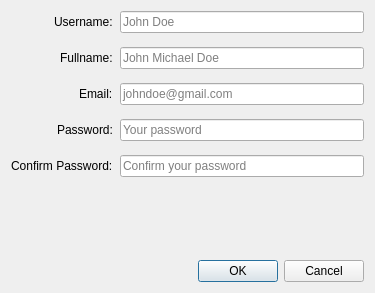
<?xml version="1.0" encoding="UTF-8"?>
<ui version="4.0">
 <class>addUserDialog</class>
 <widget class="QDialog" name="addUserDialog">
  <property name="geometry">
   <rect>
    <x>0</x>
    <y>0</y>
    <width>375</width>
    <height>293</height>
   </rect>
  </property>
  <property name="windowTitle">
   <string>Add user</string>
  </property>
  <layout class="QGridLayout" name="gridLayout">
   <item row="0" column="0">
    <layout class="QVBoxLayout" name="verticalLayout">
     <item>
      <layout class="QFormLayout" name="formLayout">
       <property name="fieldGrowthPolicy">
        <enum>QFormLayout::ExpandingFieldsGrow</enum>
       </property>
       <property name="labelAlignment">
        <set>Qt::AlignRight|Qt::AlignTrailing|Qt::AlignVCenter</set>
       </property>
       <property name="horizontalSpacing">
        <number>7</number>
       </property>
       <property name="verticalSpacing">
        <number>14</number>
       </property>
       <item row="1" column="0">
        <widget class="QLabel" name="usernameLabel">
         <property name="text">
          <string>Username:</string>
         </property>
        </widget>
       </item>
       <item row="1" column="1">
        <widget class="QLineEdit" name="username">
         <property name="placeholderText">
          <string>John Doe</string>
         </property>
        </widget>
       </item>
       <item row="2" column="0">
        <widget class="QLabel" name="fullnamelabel">
         <property name="text">
          <string>Fullname:</string>
         </property>
        </widget>
       </item>
       <item row="2" column="1">
        <widget class="QLineEdit" name="fullname">
         <property name="text">
          <string/>
         </property>
         <property name="placeholderText">
          <string>John Michael Doe</string>
         </property>
        </widget>
       </item>
       <item row="3" column="0">
        <widget class="QLabel" name="emailIDLabel">
         <property name="text">
          <string>Email:</string>
         </property>
        </widget>
       </item>
       <item row="3" column="1">
        <widget class="QLineEdit" name="emailid">
         <property name="placeholderText">
          <string>johndoe@gmail.com</string>
         </property>
        </widget>
       </item>
       <item row="4" column="0">
        <widget class="QLabel" name="passwordLabel">
         <property name="text">
          <string>Password:</string>
         </property>
        </widget>
       </item>
       <item row="4" column="1">
        <widget class="QLineEdit" name="password">
         <property name="echoMode">
          <enum>QLineEdit::Password</enum>
         </property>
         <property name="placeholderText">
          <string>Your password</string>
         </property>
        </widget>
       </item>
       <item row="5" column="0">
        <widget class="QLabel" name="confirmPasswordLabel">
         <property name="text">
          <string>Confirm Password:</string>
         </property>
        </widget>
       </item>
       <item row="5" column="1">
        <widget class="QLineEdit" name="rePassword">
         <property name="echoMode">
          <enum>QLineEdit::Password</enum>
         </property>
         <property name="placeholderText">
          <string>Confirm your password</string>
         </property>
        </widget>
       </item>
       <item row="6" column="1">
        <layout class="QVBoxLayout" name="verticalLayout_2"/>
       </item>
      </layout>
     </item>
     <item>
      <widget class="QDialogButtonBox" name="buttonBox">
       <property name="orientation">
        <enum>Qt::Horizontal</enum>
       </property>
       <property name="standardButtons">
        <set>QDialogButtonBox::Cancel|QDialogButtonBox::Ok</set>
       </property>
      </widget>
     </item>
    </layout>
   </item>
  </layout>
 </widget>
 <resources/>
 <connections>
  <connection>
   <sender>buttonBox</sender>
   <signal>accepted()</signal>
   <receiver>addUserDialog</receiver>
   <slot>accept()</slot>
   <hints>
    <hint type="sourcelabel">
     <x>248</x>
     <y>254</y>
    </hint>
    <hint type="destinationlabel">
     <x>157</x>
     <y>274</y>
    </hint>
   </hints>
  </connection>
  <connection>
   <sender>buttonBox</sender>
   <signal>rejected()</signal>
   <receiver>addUserDialog</receiver>
   <slot>reject()</slot>
   <hints>
    <hint type="sourcelabel">
     <x>316</x>
     <y>260</y>
    </hint>
    <hint type="destinationlabel">
     <x>286</x>
     <y>274</y>
    </hint>
   </hints>
  </connection>
 </connections>
</ui>
